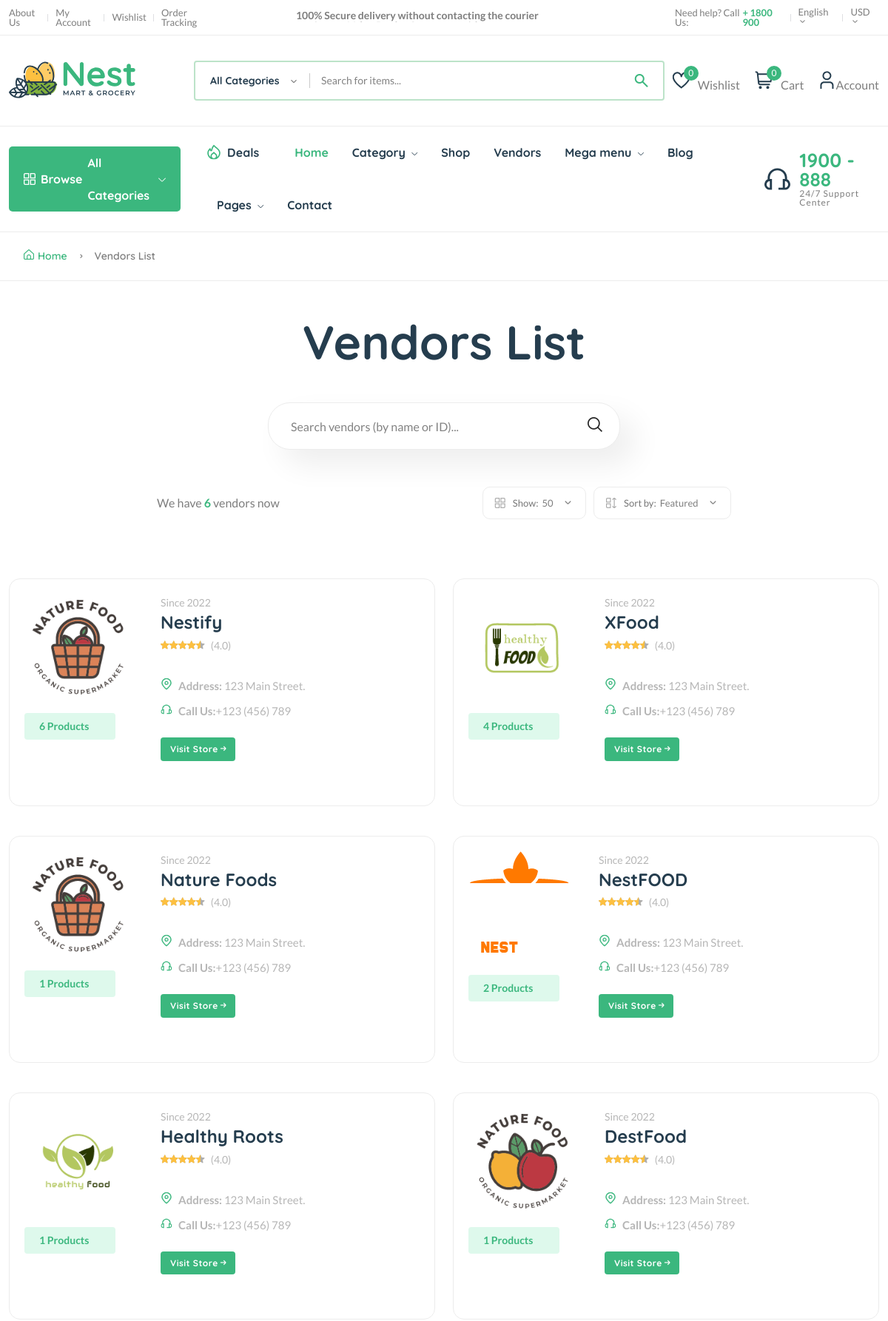
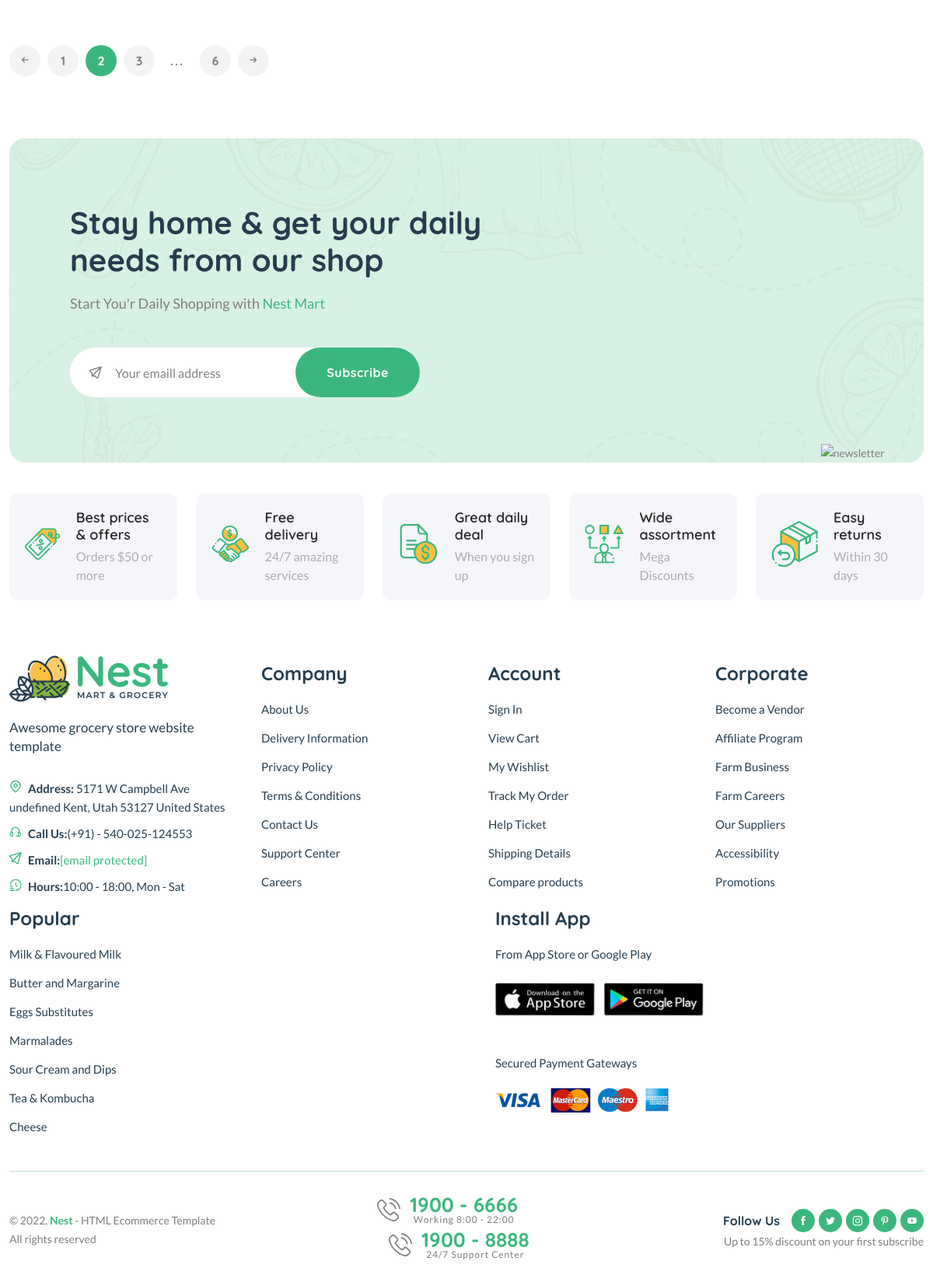
The app's page /vendors/ with its own data (2 pictures, top to bottom).
### core/models.py (models this page shows, shortened)
class Vendor(models.Model):
    vid = ShortUUIDField(unique=True, length=10, max_length=20,
                         prefix="ven", alphabet="abcdefgh12345")
    title = models.CharField(max_length=100, default="Nestify")
    image = models.ImageField(
        upload_to=user_directory_path, default="vendor.jpg")
    cover_image = models.ImageField(
        upload_to=user_directory_path, default="vendor.jpg")
    description = CKEditor5Field(config_name='extends', null=True, blank=True)
    address = models.CharField(max_length=100, default="123 Main Street.")
    contact = models.CharField(max_length=100, default="+123 (456) 789")
    chat_resp_time = models.CharField(max_length=100, default="100")
    shipping_on_time = models.CharField(max_length=100, default="100")
    authentic_rating = models.CharField(max_length=100, default="100")
    days_return = models.CharField(max_length=100, default="100")
    warranty_period = models.CharField(max_length=100, default="100")
    user = models.ForeignKey(User, on_delete=models.SET_NULL, null=True)
    date = models.DateTimeField(auto_now_add=True, null=True, blank=True)
    class Meta:
        verbose_name_plural = "Vendors"

### core/views.py (the view)
# urls.py: path("vendors/", vendor_list_view, name="vendor-list"),
def vendor_list_view(request):
    vendors = Vendor.objects.all()
    context = {
        "vendors": vendors,
    }
    return render(request, "core/vendor-list.html", context)

### core/context_processor.py (called while the page is built)
def default(request):
    categories = Category.objects.all()
    vendors = Vendor.objects.all()
    min_max_price = Product.objects.aggregate(Min("price"), Max("price"))
    if request.user.is_authenticated:
        try:
            wishlist = wishlist_model.objects.filter(user=request.user)
        except:
            messages.warning(request, "You need to login before accessing your wishlist.")
            wishlist = 0
    else:
        wishlist = 0
    try:
        address = Address.objects.get(user=request.user)
    except:
        address = None
    return {
        'categories':categories,
        'wishlist':wishlist,
        'address':address,
        'vendors':vendors,
        'min_max_price':min_max_price,
    }

### templates/core/vendor-list.html (shortened to what this page needs)
{% extends 'partials/base.html' %}
{% load static %}
{% block content %}
    <main class="main pages mb-80">
        <div class="page-header breadcrumb-wrap">
            <div class="container">
                <div class="breadcrumb">
                    <a href="index.html" rel="nofollow"><i class="fi-rs-home mr-5"></i>Home</a>
                    <span></span> Vendors List
                </div>
            </div>
        </div>
        <div class="page-content pt-50">
            <div class="container">
                <div class="archive-header-2 text-center">
                    <h1 class="display-2 mb-50">Vendors List</h1>
                    <div class="row">
                        <div class="col-lg-5 mx-auto">
                            <div class="sidebar-widget-2 widget_search mb-50">
                                <div class="search-form">
                                    <form action="#">
                                        <input type="text" placeholder="Search vendors (by name or ID)..." />
                                        <button type="submit"><i class="fi-rs-search"></i></button>
                                    </form>
                                </div>
                            </div>
                        </div>
                    </div>
                </div>
                <div class="row mb-50">
                    <div class="col-12 col-lg-8 mx-auto">
                        <div class="shop-product-fillter">
                            <div class="totall-product">
                                <p>We have <strong class="text-brand">{{vendors.count}}</strong> vendor{{vendors.count|pluralize}} now</p>
                            </div>
                            <div class="sort-by-product-area">
                                <div class="sort-by-cover mr-10">
                                    <div class="sort-by-product-wrap">
                                        <div class="sort-by">
                                            <span><i class="fi-rs-apps"></i>Show:</span>
                                        </div>
                                        <div class="sort-by-dropdown-wrap">
                                            <span> 50 <i class="fi-rs-angle-small-down"></i></span>
                                        </div>
                                    </div>
                                </div>
                                <div class="sort-by-cover">
                                    <div class="sort-by-product-wrap">
                                        <div class="sort-by">
                                            <span><i class="fi-rs-apps-sort"></i>Sort by:</span>
                                        </div>
                                        <div class="sort-by-dropdown-wrap">
                                            <span> Featured <i class="fi-rs-angle-small-down"></i></span>
                                        </div>
                                    </div>
                                </div>
                            </div>
                        </div>
                    </div>
                </div>
                <div class="row vendor-grid">
                    {% for v in vendors %}
                    <div class="col-lg-6 col-md-6 col-12 col-sm-6">
                        <div class="vendor-wrap style-2 mb-40">
                            <div class="vendor-img-action-wrap">
                                <div class="vendor-img">
                                    <a href="{% url 'core:vendor-detail' v.vid %}">
                                        <img class="default-img" src="{{v.image.url}}" alt="" />
                                    </a>
                                </div>
                                <div class="mt-10">
                                    <span class="font-small total-product">{{v.product.all.count}} Products</span>
                                </div>
                            </div>
                            <div class="vendor-content-wrap">
                                <div class="mb-30">
                                    <div class="product-category">
                                        <span class="text-muted">Since {{v.date|date:"Y"}}</span>
                                    </div>
                                    <h4 class="mb-5"><a href="{% url 'core:vendor-detail' v.vid %}">{{v.title}}</a></h4>
                                    <div class="product-rate-cover">
                                        <div class="product-rate d-inline-block">
                                            <div class="product-rating" style="width: 90%"></div>
                                        </div>
                                        <span class="font-small ml-5 text-muted"> (4.0)</span>
                                    </div>
                                    <div class="vendor-info d-flex justify-content-between align-items-end mt-30">
                                        <ul class="contact-infor text-muted">
                                            <li><img src="assets/imgs/theme/icons/icon-location.svg" alt="" /><strong>Address: </strong> <span>{{v.address}}</span></li>
                                            <li><img src="assets/imgs/theme/icons/icon-contact.svg" alt="" /><strong>Call Us:</strong><span>{{v.contact}}</span></li>
                                        </ul>
                                        <br>
                                    </div>
                                    <br>
                                    <a href="{% url 'core:vendor-detail' v.vid %}" class="btn btn-xs">Visit Store <i class="fi-rs-arrow-small-right"></i></a>
                                </div>
                            </div>
                        </div>
                    </div>
                    {% endfor %}
                </div>
                <div class="pagination-area mt-20 mb-20">
                    <nav aria-label="Page navigation example">
                        <ul class="pagination justify-content-start">
                            <li class="page-item">
                                <a class="page-link" href="#"><i class="fi-rs-arrow-small-left"></i></a>
                            </li>
                            <li class="page-item"><a class="page-link" href="#">1</a></li>
                            <li class="page-item active"><a class="page-link" href="#">2</a></li>
                            <li class="page-item"><a class="page-link" href="#">3</a></li>
                            <li class="page-item"><a class="page-link dot" href="#">...</a></li>
                            <li class="page-item"><a class="page-link" href="#">6</a></li>
                            <li class="page-item">
                                <a class="page-link" href="#"><i class="fi-rs-arrow-small-right"></i></a>
                            </li>
                        </ul>
                    </nav>
                </div>
            </div>
        </div>
    </main>
    {% endblock content %}

### records on screen
Vendor: image (picture), product.all.count "6", date "2022", title "Nestify", address "123 Main Street.", contact "+123 (456) 789"
Vendor: image (picture), product.all.count "4", date "2022", title "XFood", address "123 Main Street.", contact "+123 (456) 789"
Vendor: image (picture), product.all.count "1", date "2022", title "Nature Foods", address "123 Main Street.", contact "+123 (456) 789"
Vendor: image (picture), product.all.count "2", date "2022", title "NestFOOD", address "123 Main Street.", contact "+123 (456) 789"
Vendor: image (picture), product.all.count "1", date "2022", title "Healthy Roots", address "123 Main Street.", contact "+123 (456) 789"
Vendor: image (picture), product.all.count "1", date "2022", title "DestFood", address "123 Main Street.", contact "+123 (456) 789"

### other values on screen
{{ request.session.cart_data_obj|length }} "0"
{{ vendors.count }} "6"
